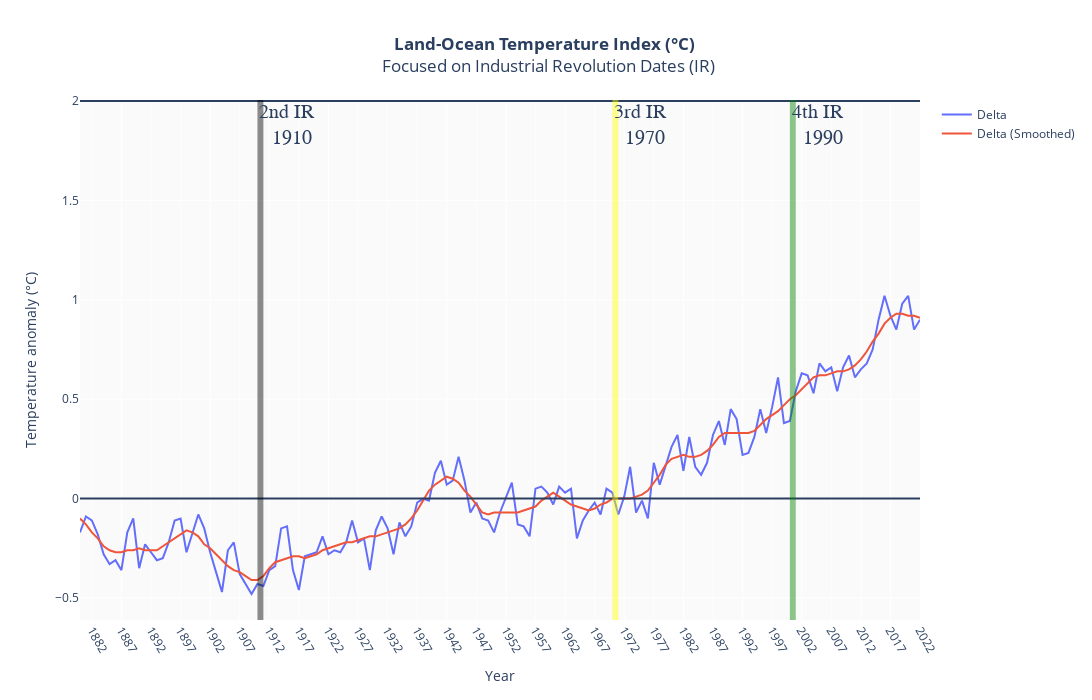

Notebook cell for this chart:
### Markdown cell above
### Land-Ocean Temperature Index - Visualization

### Code cell
fig = go.Figure(layout_title="<b>Land-Ocean Temperature Index (°C)</b>")
fig.add_trace(go.Scatter(
    x = df["Year"],
    y = df["Delta"],
    name="Delta",
))

fig.add_trace(go.Scatter(
    x = df["Year"],
    y = df["Detla (Smoothed)"],
    name="Delta (Smoothed)", 
))

fig.update_layout(
    autosize=False,
    width=1300,
    height=700,
    plot_bgcolor='rgb(250,250,250)',
    xaxis = dict(
    tickmode = 'linear',
    tick0 = 2,
    dtick = 5,
    ),
)
fig.update_yaxes(title_text="Temperature anomaly (°C)")
fig.update_xaxes(title_text="Year", tickangle=60)
fig.add_hline(y=0.0)
# To add maximum Temperature Delta line : uncomment the following line
fig.add_hline(y=2.0)
fig.update_layout(title_x=0.5)

fig.add_vrect(x0="1910", x1="1911", annotation_text="2nd IR <br> 1910", annotation_position="top left",
annotation=dict(font_size=20, font_family="Times New Roman"),
fillcolor="black", opacity=0.45, line_width=0)

fig.add_vrect(x0="1970", x1="1971", annotation_text="3rd IR <br> 1970", annotation_position="top left",
annotation=dict(font_size=20, font_family="Times New Roman"),
fillcolor="yellow", opacity=0.45, line_width=0)

fig.add_vrect(x0="2000", x1="2001", annotation_text="4th IR <br> 2000", annotation_position="top left",
annotation=dict(font_size=20, font_family="Times New Roman"),
fillcolor="green", opacity=0.45, line_width=0)

fig.update_layout(title_x=0.5, title_text="<b>Land-Ocean Temperature Index (°C)</b> <br> Focused on Industrial Revolution Dates (IR)")

fig.show()

### Figure 1 — Plotly figure (JSON) as saved in the notebook; plotly's stock layout.template omitted (floating-point values rounded to 4 significant figures; data arrays with more than 128 entries replaced by an {"elided": "..."} marker saying what was removed)
{"data": [{"name": "Delta", "type": "scatter", "x": {"elided": "143 int values"}, "y": {"elided": "143 float values"}}, {"name": "Delta (Smoothed)", "type": "scatter", "x": {"elided": "143 int values"}, "y": {"elided": "143 float values"}}], "layout": {"annotations": [{"font": {"family": "Times New Roman", "size": 20}, "showarrow": false, "text": "2nd IR <br> 1910", "x": "1910", "xanchor": "left", "xref": "x", "y": 1, "yanchor": "top", "yref": "y domain"}, {"font": {"family": "Times New Roman", "size": 20}, "showarrow": false, "text": "3rd IR <br> 1970", "x": "1970", "xanchor": "left", "xref": "x", "y": 1, "yanchor": "top", "yref": "y domain"}, {"font": {"family": "Times New Roman", "size": 20}, "showarrow": false, "text": "4th IR <br> 1990", "x": "2000", "xanchor": "left", "xref": "x", "y": 1, "yanchor": "top", "yref": "y domain"}], "autosize": false, "height": 700, "plot_bgcolor": "rgb(250,250,250)", "shapes": [{"type": "line", "x0": 0, "x1": 1, "xref": "x domain", "y0": 0, "y1": 0, "yref": "y"}, {"type": "line", "x0": 0, "x1": 1, "xref": "x domain", "y0": 2, "y1": 2, "yref": "y"}, {"fillcolor": "black", "line": {"width": 0}, "opacity": 0.45, "type": "rect", "x0": "1910", "x1": "1911", "xref": "x", "y0": 0, "y1": 1, "yref": "y domain"}, {"fillcolor": "yellow", "line": {"width": 0}, "opacity": 0.45, "type": "rect", "x0": "1970", "x1": "1971", "xref": "x", "y0": 0, "y1": 1, "yref": "y domain"}, {"fillcolor": "green", "line": {"width": 0}, "opacity": 0.45, "type": "rect", "x0": "2000", "x1": "2001", "xref": "x", "y0": 0, "y1": 1, "yref": "y domain"}], "title": {"text": "<b>Land-Ocean Temperature Index (°C)</b> <br> Focused on Industrial Revolution Dates (IR)", "x": 0.5}, "width": 1300, "xaxis": {"autorange": true, "dtick": 5, "range": [1880, 2022], "tick0": 2, "tickangle": 60, "tickmode": "linear", "title": {"text": "Year"}, "type": "linear"}, "yaxis": {"autorange": true, "range": [-0.6108, 2.005], "title": {"text": "Temperature anomaly (°C)"}, "type": "linear"}}}
